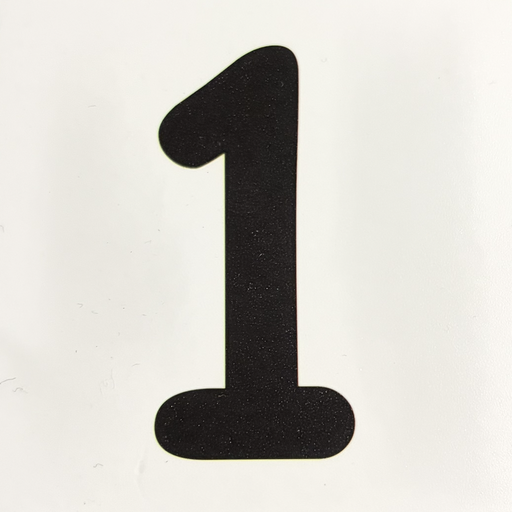
#> input picture src/mdp_description/models/symbols/11_One.png, 512 x 512 px
$ python -i bullseye.py   (imports and definitions only)
#> lines starting #> are read from the running program, lines starting #| are printed output that depends on the picture; after the words box and inside, x2 and y2 are one past the last pixel; in counts of white or black regions, pixels touching at a corner belong together
"""Finding task 2's bullseyes by template matching (OpenCV, no model): a stand-in
until YOLO is trained on them (class 99). bullseye_matcher.py runs it on the
camera and publishes the boxes like YOLO's /yolo_detections.

The template is the printed bullseye itself (mdp_description
models/symbols/99_Bullseye.png - concentric squares). It is matched at every
size from min_px to max_px: small sizes with the template shrunk on the full
frame, big ones with the FRAME shrunk instead (the template kept at BASE_PX),
so each size costs about the same. Every box found is then refined around
itself in 2 % size steps: the sizes searched are 12 % apart, and the runner
reads distance from the size (sim 2026-10-14: a 12 % step left the bar 5-6 cm
short at 0.6 m).
"""

from typing import List, Tuple

import cv2
import numpy as np

BASE_PX = 24          # template side for sizes above it (the frame is shrunk instead)
SCALE_STEP = 1.12     # one size to the next


def load_template(path: str) -> np.ndarray:
    """The bullseye's outer WHITE square and what is inside it - cropped off the black
    card: on the black obstacle the card's edge is invisible, so the matcher (like
    YOLO's labels) boxes the white square (task2_vision BULLSEYE_RIM_M)."""
    img = cv2.imread(path, cv2.IMREAD_GRAYSCALE)
#> img: shape (512, 512); min 9, max 253, mean 205.1
    if img is None:
        raise FileNotFoundError(path)
    _, bright = cv2.threshold(img, 160, 255, cv2.THRESH_BINARY)
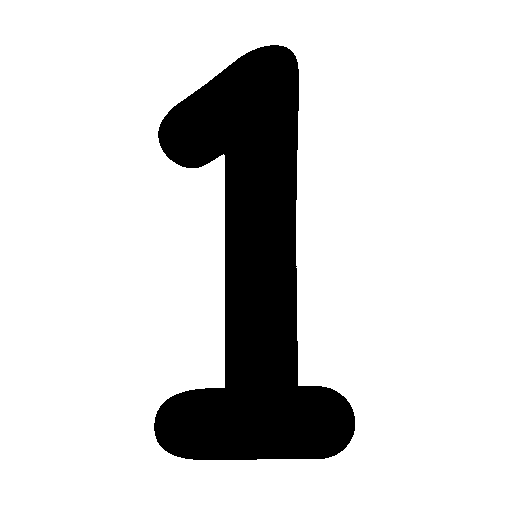
#> bright: shape (512, 512); 84% white; 1 black region, box (x1, y1, x2, y2) and area: (154, 45, 355, 460) 41963
    bright = cv2.morphologyEx(bright, cv2.MORPH_OPEN, np.ones((3, 3), np.uint8))   # specks on the photo
#> bright: shape (512, 512); 84% white; 1 black region, box (x1, y1, x2, y2) and area: (154, 45, 355, 460) 41965
    contours, _ = cv2.findContours(bright, cv2.RETR_EXTERNAL, cv2.CHAIN_APPROX_SIMPLE)
#> contours = [[[0, 0], [0, 511], [511, 511], [511, 0]]]
    if not contours:
        return img
    x, y, w, h = cv2.boundingRect(max(contours, key=cv2.contourArea))
#> x = 0; y = 0; w = 512; h = 512
    return img[y:y + h, x:x + w]


# [76 lines left out: functions sizes, find_bullseyes, refine, _iou, _inside, not called in this run]

>>> result = load_template('../../mdp_description/models/symbols/11_One.png')

$ run again, on src/mdp_description/models/symbols/13_Three.png
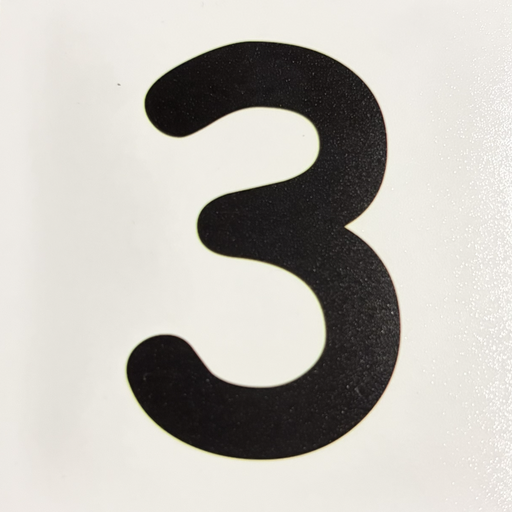
#> input picture src/mdp_description/models/symbols/13_Three.png, 512 x 512 px
#> in load_template, `_, bright = cv2.threshold(img, 160, 255, cv2.THRESH_BINARY)`:
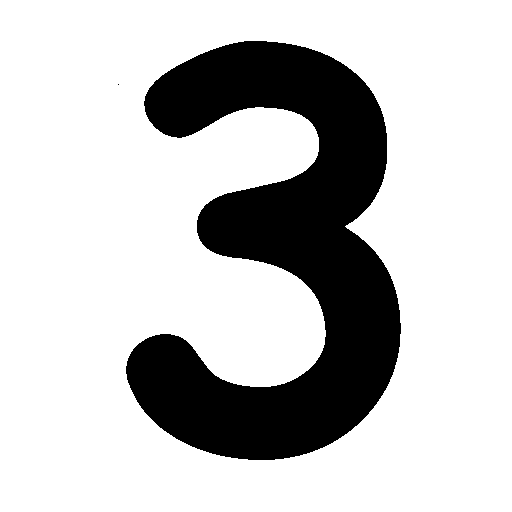
#> bright: shape (512, 512); 77.3% white; 2 black regions (1 under 20 px), largest, box (x1, y1, x2, y2) and area: (126, 41, 401, 460) 59506
#> contours = [[[0, 0], [0, 511], [511, 511], [511, 0]]]
#> x = 0; w = 512
